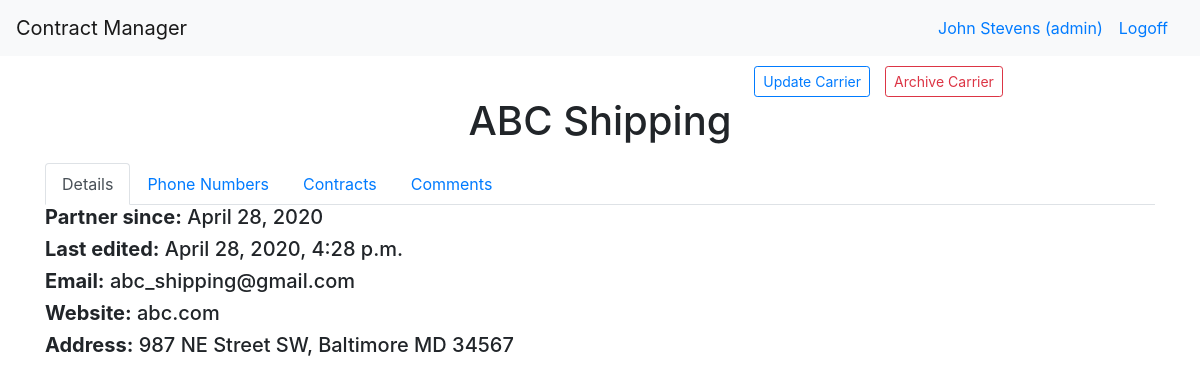
/dashboard/carrier/1 (signed in), run on an earlier commit of the app's database.
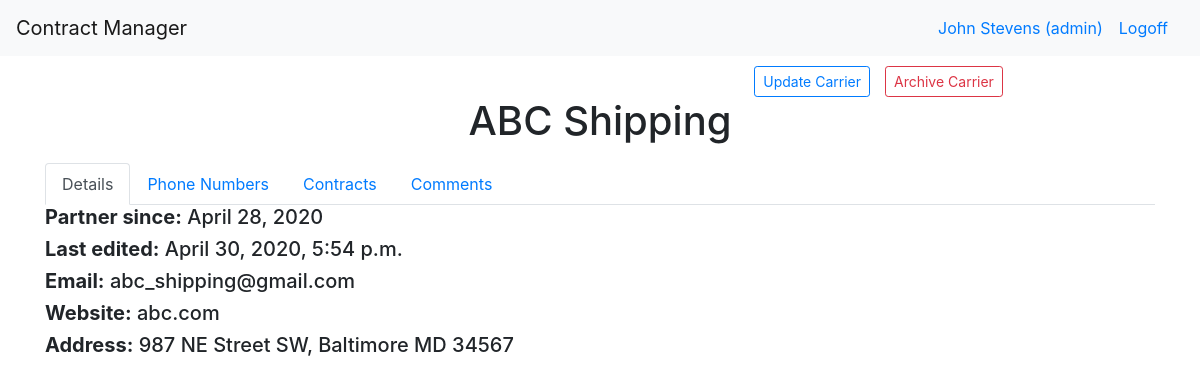
And on a later commit of the database.
### manager_app/models.py (models this page shows)
class Carrier(models.Model):
    archived= models.BooleanField(default=False)
    name= models.CharField(max_length=255)
    website= models.CharField(max_length=255, null=True)
    address=models.OneToOneField(Address, related_name="carrier_address", on_delete=models.CASCADE, null=True)
    completed_contracts= models.IntegerField(default=0)
    open_contracts= models.IntegerField(default=0)
    email= models.CharField(max_length=255)
    created_at= models.DateTimeField(auto_now_add=True)
    updated_at= models.DateTimeField(auto_now=True)

class Address(models.Model):
    name= models.CharField(max_length=255)
    street= models.CharField(max_length=255)
    city= models.CharField(max_length=255)
    state= models.CharField(max_length=2)
    zip_code= models.CharField(max_length=15)
    created_at= models.DateTimeField(auto_now_add=True)
    updated_at= models.DateTimeField(auto_now=True)

### manager_app/views.py (the view)
# urls.py: path("/carrier/<int:carrier_id>", views.carrier),
def carrier(request, carrier_id):
    if request.POST:
        if request.POST['hiddenkey'] == 'comment':
            models.Comment.objects.create(content = request.POST["comments"], user=logged_user(request), carrier= models.Carrier.objects.get(id=carrier_id))
            return redirect(f"/dashboard/carrier/{carrier_id}")
        elif request.POST['hiddenkey'] == 'update':
            carrier_to_change = models.Carrier.objects.get(id=carrier_id)
            if request.POST["name"] == "":
                carrier_to_change.name = "N/A"
            else:
                carrier_to_change.name = request.POST["name"]
            carrier_to_change.name = request.POST["name"]
            carrier_to_change.website = request.POST["website"]
            carrier_to_change.email = request.POST["email"]
            carrier_to_change.address.street = request.POST["street"]
            carrier_to_change.address.city = request.POST["city"]
            carrier_to_change.address.state = request.POST["state"]
            carrier_to_change.address.zip_code = request.POST["zip_code"]
            carrier_to_change.save()
            carrier_to_change.address.save()
            return redirect(f"/dashboard/carrier/{carrier_id}")
        elif request.POST['hiddenkey'] == 'new_phone':
            models.PhoneNumber.objects.create(number=request.POST['new_phone'], number_type=request.POST['new_type'],carrier=models.Carrier.objects.get(id=request.POST['carrier_id']))
            return redirect(f"/dashboard/carrier/{carrier_id}")
        elif request.POST['hiddenkey'] == 'archive':
            carrier_to_archive= models.Carrier.objects.get(id=carrier_id)
            if carrier_to_archive.archived == True:
                carrier_to_archive.archived = False
            else:
                carrier_to_archive.archived = True
            carrier_to_archive.save()
            return redirect("/dashboard")
        elif request.POST['hiddenkey'] == 'delete':
            phone = models.PhoneNumber.objects.get(id=request.POST['phone_id'])
            phone.delete()
            return redirect(f"/dashboard/carrier/{carrier_id}")
        elif request.POST['hiddenkey'] == 'update_phone':
            phone_to_edit = models.PhoneNumber.objects.get(id=request.POST['number_id'])
            phone_to_edit.number = request.POST['update_phone']
            phone_to_edit.number_type = request.POST['update_type']
            phone_to_edit.save()
            return redirect(f"/dashboard/carrier/{carrier_id}")
    else:
        context = {
            "carrier": models.Carrier.objects.get(id=carrier_id),
            "user": logged_user(request)
        }
        return render(request, "carrier.html", context)

### manager_app/views.py (called while the page is built)
def logged_user(request):
    return User.objects.filter(id=request.session["user_id"])[0]

### manager_app/templates/carrier.html (shortened to what this page needs)
<!DOCTYPE html>
<html lang="en">
<head>
    {% load static %}
    <link rel="stylesheet" type="text/css" href="{% static 'bootstrap.css' %}">
    <link rel="stylesheet" href="{% static 'dataTables.bootstrap4.min.css' %}">
</head>
<body>
    <nav class="navbar navbar-expand-md navbar-light bg-light">
        <a class="navbar-brand" href="/">Contract Manager</a>
        <div class="collapse navbar-collapse" id="navbarSupportedContent">
        {% if request.session.user_id == None %}
            <a class="navbar-nav mr-auto nav-link disabled" href="/users"></a>
            <a class="navbar-nav mr-lg-2 nav-link" href="/login">Signin</a>
        {% else %}
            <a class="navbar-nav mr-auto nav-link" href="#"></a>
            <a class="navbar-nav mr-sm-0 nav-link" href="#">{{user.first_name}} {{user.last_name}} (admin)</a>
            <a class="navbar-nav mr-sm-0 nav-link" href="/logout">Logoff</a>
        {% endif %}
        </div>
    </nav>
<div class="container">
  <div class="row top_row">
    <div class="col-12 text-center">
      <div class='row'>
        <div class="col-3 offset-6 text-right" id='update_but'>
          <button class="btn btn-outline-primary btn-sm" data-toggle="modal" data-target="#edit_carrier">Update Carrier</button>
        </div>
        <div class="col-3 text-left">
          {% if carrier.archived == False %}
          <div >
            <button class="btn btn-outline-danger btn-sm" data-toggle="modal" data-carrier-id="{{carrier.id}}" data-target="#archive_modal">Archive Carrier</button>
          </div>
          {% else %}
          <div>
            <button class="btn btn-outline-success btn-sm" data-toggle="modal" data-target="#archive_modal">Restore Carrier</button>
          </div>
          {% endif %}
        </div>
        <div class="col-12 text-center">
          <h1>{{carrier.name}}</h1>
        </div>
      </div>
    </div>
  </div>
  <div class="row">
    <div class ="col-12 table_nav">
      <ul class="nav nav-tabs" id="myTab" role="tablist">
        <li class="nav-item">
          <a class="nav-link active" id="details-tab" data-toggle="tab" href="#details" role="tab" aria-controls="details" aria-selected="true">Details</a>
        </li>
        <li class="nav-item">
          <a class="nav-link" id="contact-tab" data-toggle="tab" href="#contact" role="tab" aria-controls="contact" aria-selected="false">Phone Numbers</a>
        </li>
        <li class="nav-item">
          <a class="nav-link" id="contracts-tab" data-toggle="tab" href="#contracts" role="tab" aria-controls="contracts" aria-selected="false">Contracts</a>
        </li>
        <li class="nav-item">
          <a class="nav-link" id="comments-tab" data-toggle="tab" href="#comments" role="tab" aria-controls="comments" aria-selected="false">Comments</a>
        </li>
      </ul>
      <div class="tab-content" id="myTabContent">
        <div class="tab-pane fade show active" id="details" role="tabpanel" aria-labelledby="details-tab">
          <h5><strong>Partner since:</strong> {{carrier.created_at.date}}</h5>
          <h5><strong>Last edited:</strong> {{carrier.updated_at}}</h5>
          <h5><strong>Email:</strong> {{carrier.email}}</h5>
          <h5><strong>Website:</strong> {{carrier.website}}</h5>
          <h5><strong>Address:</strong> {{carrier.address.street}}, {{carrier.address.city}} {{carrier.address.state}} {{carrier.address.zip_code}}</h5>
        </div>
    </div>
  </div>
</div>
</div>
</body>
</html>

What changed in the data, as far as the page shows it:
changed Carrier "ABC Shipping": updated_at "April 28, 2020, 4:28 p.m." → "April 30, 2020, 5:54 p.m."
